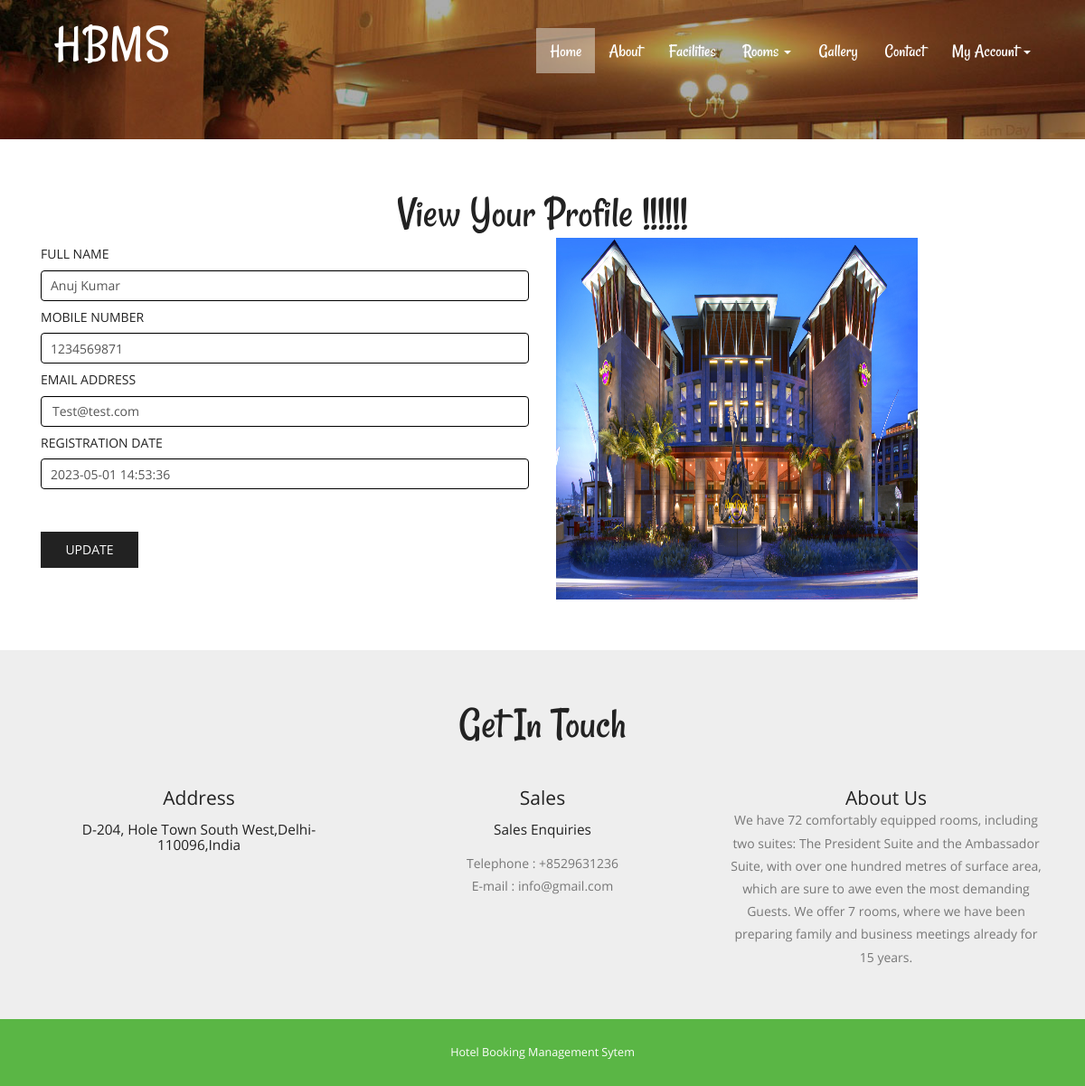
The app's page /profile.php (signed in) with its own data.
### tables this page shows
CREATE TABLE `tbluser` (
  `ID` int(10) NOT NULL,
  `FullName` varchar(200) DEFAULT NULL,
  `MobileNumber` bigint(10) DEFAULT NULL,
  `Email` varchar(120) DEFAULT NULL,
  `Password` varchar(120) DEFAULT NULL,
  `RegDate` timestamp NULL DEFAULT current_timestamp()
);

CREATE TABLE `tblpage` (
  `ID` int(10) NOT NULL,
  `PageType` varchar(120) DEFAULT NULL,
  `PageTitle` varchar(200) DEFAULT NULL,
  `PageDescription` mediumtext DEFAULT NULL,
  `Email` varchar(120) DEFAULT NULL,
  `MobileNumber` bigint(10) DEFAULT NULL,
  `UpdationDate` timestamp NULL DEFAULT NULL ON UPDATE current_timestamp()
);

### src/profile.php (the view, shortened to what this page needs)
<?php
include('includes/dbconnection.php');
if (strlen($_SESSION['hbmsuid']==0)) {
  header('location:logout.php');
  } else{
  ?>
<!DOCTYPE HTML>
<html>
<head>
<link href="css/bootstrap.css" rel="stylesheet" type="text/css" media="all">
<link href="css/style.css" rel="stylesheet" type="text/css" media="all" />
</head>
<body>
			<div class="header head-top">
				<div class="container">
			<?php include_once('includes/header.php');?>
		</div>
</div>
			<div class="content">
				<div class="contact">
				<div class="container">
					<h2>View Your Profile !!!!!!</h2>
				<div class="contact-grids">
						<div class="col-md-6 contact-right">
							<form method="post">
								<?php
$uid=$_SESSION['hbmsuid'];
$sql="SELECT * from  tbluser where ID=:uid";
$query = $dbh -> prepare($sql);
$query->bindParam(':uid',$uid,PDO::PARAM_STR);
$query->execute();
$results=$query->fetchAll(PDO::FETCH_OBJ);
$cnt=1;
if($query->rowCount() > 0)
{
foreach($results as $row)
{               ?>
								<h5>Full Name</h5>
								<input type="text" value="<?php  echo $row->FullName;?>" name="fname" required="true" class="form-control">
								<h5>Mobile Number</h5>
								<input type="text" name="mobno" class="form-control" required="true" maxlength="10" pattern="[0-9]+" value="<?php  echo $row->MobileNumber;?>">
								<h5>Email Address</h5>
								<input type="email" class="form-control" value="<?php  echo $row->Email;?>" name="email" required="true" readonly='true'>
								<h5>Registration Date</h5>
								<input type="text" value="<?php  echo $row->RegDate;?>" class="form-control" name="password" readonly="true">
								<br /><?php $cnt=$cnt+1;}} ?>
								<br/>
								 <input type="submit" value="Update" name="submit">
						 	 </form>
						</div>
						<div class="col-md-6 contact-right">
						 	 <img src="images/img.jpg" width="400" height="400" />
						</div>
						<div class="clearfix"></div>
					</div>
				</div>
			</div>
		<?php include_once('includes/getintouch.php');?>
			</div>
			<?php include_once('includes/footer.php');?>
</html><?php }  ?>

### src/includes/getintouch.php
<div class="touch-section">
					<div class="container">
						<h3>get in touch</h3>
						<div class="touch-grids">
							<?php
$sql="SELECT * from tblpage where PageType='contactus'";
$query = $dbh -> prepare($sql);
$query->execute();
$results=$query->fetchAll(PDO::FETCH_OBJ);
$cnt=1;
if($query->rowCount() > 0)
{
foreach($results as $row)
{               ?>
							<div class="col-md-4 touch-grid">
								<h4>address</h4>
								<h5><?php  echo htmlentities($row->PageDescription);?></h5>
							</div>
							<div class="col-md-4 touch-grid">
								<h4>Sales</h4>
								<h5>Sales Enquiries</h5>
								<p>Telephone : +<?php  echo htmlentities($row->MobileNumber);?></p>
							<p>E-mail : <?php  echo htmlentities($row->Email);?></p>
							</div><?php $cnt=$cnt+1;}} ?>
							<div class="col-md-4 touch-grid">
								<?php
$sql="SELECT * from tblpage where PageType='aboutus'";
$query = $dbh -> prepare($sql);
$query->execute();
$results=$query->fetchAll(PDO::FETCH_OBJ);
$cnt=1;
if($query->rowCount() > 0)
{
foreach($results as $row)
{               ?>
							<h4><?php  echo htmlentities($row->PageTitle);?></h4>
								<p><?php  echo htmlentities($row->PageDescription);?></p>
							</div><?php $cnt=$cnt+1;}} ?>
							<div class="clearfix"></div>
						</div>
					</div>
					</div>

### src/css/style.css (style rules this page uses)
h1,h2,h3,h4,h5,h6 { padding:0 0; margin:0 0; }
p { padding:0 0; margin:0 0; }
body { padding:0 0; margin:0 0; font-family: 'OpenSans-Regular' }
.header { background:url(../images/banner1.jpg) no-repeat 0px 0px; background-size:cover; -webkit-background-size: cover; -moz-background-size: cover; -o-background-size: cover; -ms-background-size: cover; min-height:764px; padding-bottom: 4em; }
.touch-section { padding: 4em 0; text-align: center; background-color: #eee; }
.touch-grids { margin-top: 3em; }
.touch-grid h4 { font-size: 1.5em; color: #222; text-transform: capitalize; }
.touch-section h3 { font-size: 3.5em; text-transform: capitalize; font-family: 'Rancho-Regular'; color: #222; }
.touch-grid h5 { font-size: 1.1em; padding: 1em 0; color: #222; }
.touch-grid p { font-size: 1em; line-height: 1.8em; color: #777; }
.head-top { min-height: 115px !important; }
.contact { padding: 4em 0; }
.contact h2 { font-size: 3.5em; text-transform: capitalize; font-family: 'Rancho-Regular'; color: #222; text-align:center; }
.contact-right h5 { font-size:1em; text-transform: uppercase; font-weight: 400; padding: 10px 0; color: #222; }
.contact-right input[type="text"] { width: 100%; padding: 10px 10px; font-size: 1em; outline: none; border: 1px solid #000; }
.contact-right input[type="submit"] { width: 20%; font-size: 1em; text-transform: uppercase; background: #222; border: none; outline: none; margin-top: 0.5em; color: #fff; font-weight: 500; padding: 10px 0; }
@media (max-width:1440px) { .header { min-height: 679px; } }
@media (max-width:1366px) { .header { min-height: 652px; } }
@media (max-width:1280px) { .header { min-height: 602px; } }

### records on screen
tbluser: fname "Anuj Kumar", mobno "1234569871", email "Test@test.com", password "2023-05-01 14:53:36"
tblpage: PageDescription "D-204, Hole Town South West,Delhi-110096,India", MobileNumber "8529631236", Email "info@gmail.com"
tblpage: PageTitle "About Us", PageDescription "We have 72 comfortably equipped rooms, including two suites: The President Suite and the Ambassador Suite, with over one hundred metres of surface area, which are sure to awe even the most demanding Guests. We offer 7 rooms, where we have been preparing family and business meetings already for 15 years."
